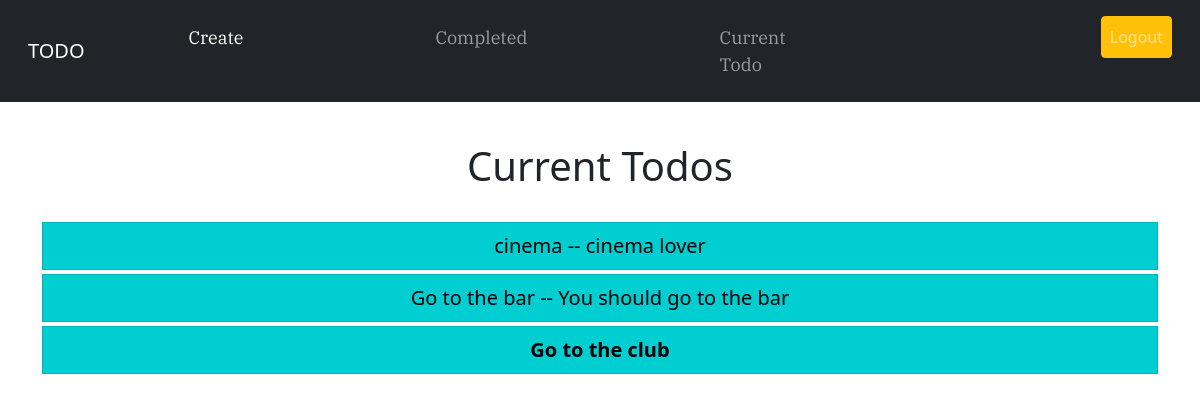
/current/ (signed in), run on the app's committed database.
### todo/models.py (models this page shows, shortened)
class Todoapp(models.Model):
    name = models.CharField(max_length=100)
    memo = models.TextField(max_length= 200, blank = True)
    created_date = models.DateTimeField(auto_now_add=True)
    date_completed = models.DateTimeField(null = True, blank = True)
    important = models.BooleanField(default= False)
    user = models.ForeignKey(User, on_delete = models.CASCADE)

### todo/views.py (the view)
# urls.py: path('current/', views.currenttodo, name="currenttodo"),
@login_required
def currenttodo(request):
    todos = Todoapp.objects.filter(user= request.user, date_completed__isnull = True)
    return render(request,'todo/currenttodo.html', {'todos':todos})

### todo/templates/todo/currenttodo.html
{% extends 'todo/base.html'%}
{% block content%}
    <div class="m-2 p-3">
        <h1 class="text-center"> Current Todos </h1>
    </div>
    <ul class = "list-group">
        {% for todo in todos %}
        <div class = "container" >
        <li class = " mb-1 text-center list-group-item" style="display: block; background-color:darkturquoise;"><a style = "text-decoration: none; color: black; font-size: 20px;" href="{% url 'todoview' todo.id %}">
                {% if todo.important %}<b>{% endif %}{{todo.name}}
                    {% if todo.important %}</b>{% endif %}{% if todo.memo %} -- {{todo.memo|truncatechars:'30'}}{% endif %}
            </a></li>
        </div>
        {% endfor %}
    </ul>
{% endblock %}

### data on the page
Todoapp: name "cinema", memo "cinema lover"
Todoapp: name "Go to the bar", memo "You should go to the bar"
Todoapp: name "Go to the club"
